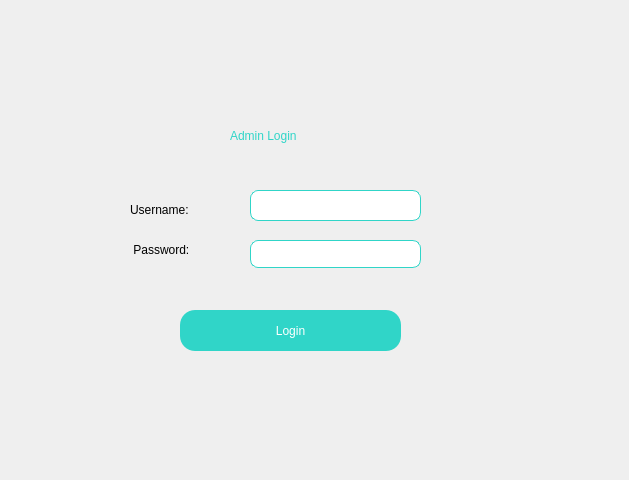
<?xml version="1.0" encoding="UTF-8"?>
<ui version="4.0">
 <class>adminloginwindow</class>
 <widget class="QWidget" name="adminloginwindow">
  <property name="geometry">
   <rect>
    <x>0</x>
    <y>0</y>
    <width>629</width>
    <height>480</height>
   </rect>
  </property>
  <property name="windowTitle">
   <string>Form</string>
  </property>
  <widget class="QLabel" name="statusLabel">
   <property name="geometry">
    <rect>
     <x>230</x>
     <y>120</y>
     <width>161</width>
     <height>31</height>
    </rect>
   </property>
   <property name="styleSheet">
    <string notr="true">font:14pt &quot;Arial Rounded MT&quot;;
color: rgb(48, 213, 200);
</string>
   </property>
   <property name="text">
    <string>Admin Login</string>
   </property>
  </widget>
  <widget class="QLineEdit" name="usernameInput">
   <property name="geometry">
    <rect>
     <x>250</x>
     <y>190</y>
     <width>171</width>
     <height>31</height>
    </rect>
   </property>
   <property name="styleSheet">
    <string notr="true">   border: 1px solid rgb(48, 213, 200);
background-color: rgb(255, 255, 255);
   border-radius: 8px;       </string>
   </property>
  </widget>
  <widget class="QLabel" name="passwordPlaceholder">
   <property name="geometry">
    <rect>
     <x>130</x>
     <y>240</y>
     <width>121</width>
     <height>20</height>
    </rect>
   </property>
   <property name="styleSheet">
    <string notr="true">font: 10pt &quot;Arial&quot;;
color:black;
</string>
   </property>
   <property name="text">
    <string> Password:</string>
   </property>
  </widget>
  <widget class="QLineEdit" name="passwordInput">
   <property name="geometry">
    <rect>
     <x>250</x>
     <y>240</y>
     <width>171</width>
     <height>28</height>
    </rect>
   </property>
   <property name="styleSheet">
    <string notr="true">   border: 1px solid rgb(48, 213, 200);
background-color: rgb(255, 255, 255);
   border-radius: 8px;       </string>
   </property>
  </widget>
  <widget class="QPushButton" name="loginButton">
   <property name="geometry">
    <rect>
     <x>180</x>
     <y>310</y>
     <width>221</width>
     <height>41</height>
    </rect>
   </property>
   <property name="styleSheet">
    <string notr="true">background-color: rgb(48, 213, 200);
font: 700 9pt &quot;Arial Rounded MT&quot;;
color: white;
border-radius: 15px</string>
   </property>
   <property name="text">
    <string>Login</string>
   </property>
  </widget>
  <widget class="QLabel" name="usernamePlaceholder">
   <property name="geometry">
    <rect>
     <x>130</x>
     <y>200</y>
     <width>121</width>
     <height>20</height>
    </rect>
   </property>
   <property name="styleSheet">
    <string notr="true">font: 10pt &quot;Arial&quot;;
color:black;
</string>
   </property>
   <property name="text">
    <string>Username:</string>
   </property>
  </widget>
 </widget>
 <resources/>
 <connections/>
</ui>
